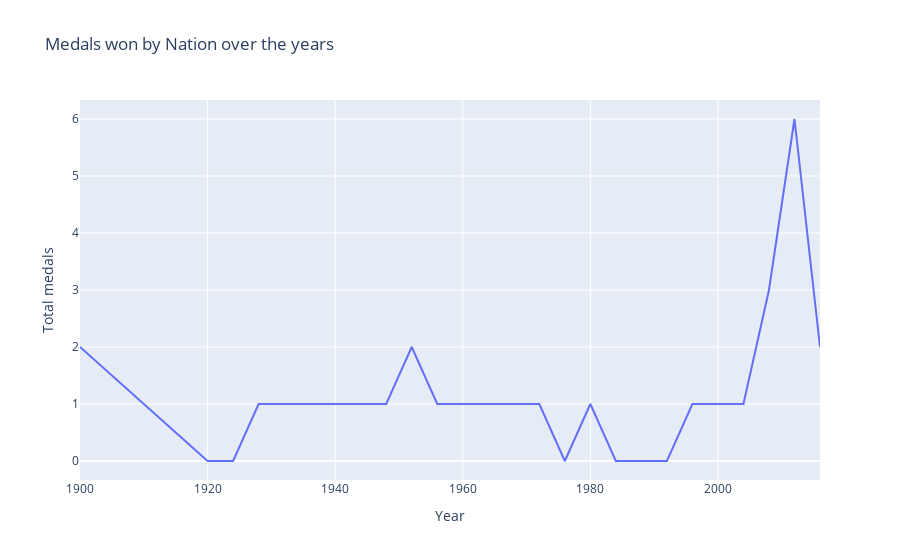

The notebook cell this image was saved under:
### Code cell
fig = px.line(newdf, x="Year", y="Medal", title='Medals won by Nation over the years')
fig.layout.yaxis.title ='Total medals'
fig.show()

### Figure 1 — Plotly figure (JSON) as saved in the notebook; plotly's stock layout.template omitted (floating-point values rounded to 4 significant figures)
{"data": [{"hovertemplate": "Year=%{x}<br>Medal=%{y}<extra></extra>", "legendgroup": "", "line": {"color": "#636efa", "dash": "solid"}, "marker": {"symbol": "circle"}, "mode": "lines", "name": "", "orientation": "v", "showlegend": false, "type": "scatter", "x": [1900, 1920, 1924, 1928, 1932, 1936, 1948, 1952, 1956, 1960, 1964, 1968, 1972, 1976, 1980, 1984, 1988, 1992, 1996, 2000, 2004, 2008, 2012, 2016], "xaxis": "x", "y": [2, 0, 0, 1, 1, 1, 1, 2, 1, 1, 1, 1, 1, 0, 1, 0, 0, 0, 1, 1, 1, 3, 6, 2], "yaxis": "y"}], "layout": {"autosize": true, "legend": {"tracegroupgap": 0}, "title": {"text": "Medals won by Nation over the years"}, "xaxis": {"anchor": "y", "autorange": true, "domain": [0, 1], "range": [1900, 2016], "title": {"text": "Year"}, "type": "linear"}, "yaxis": {"anchor": "x", "autorange": true, "domain": [0, 1], "range": [-0.3333, 6.333], "title": {"text": "Total medals"}, "type": "linear"}}}
